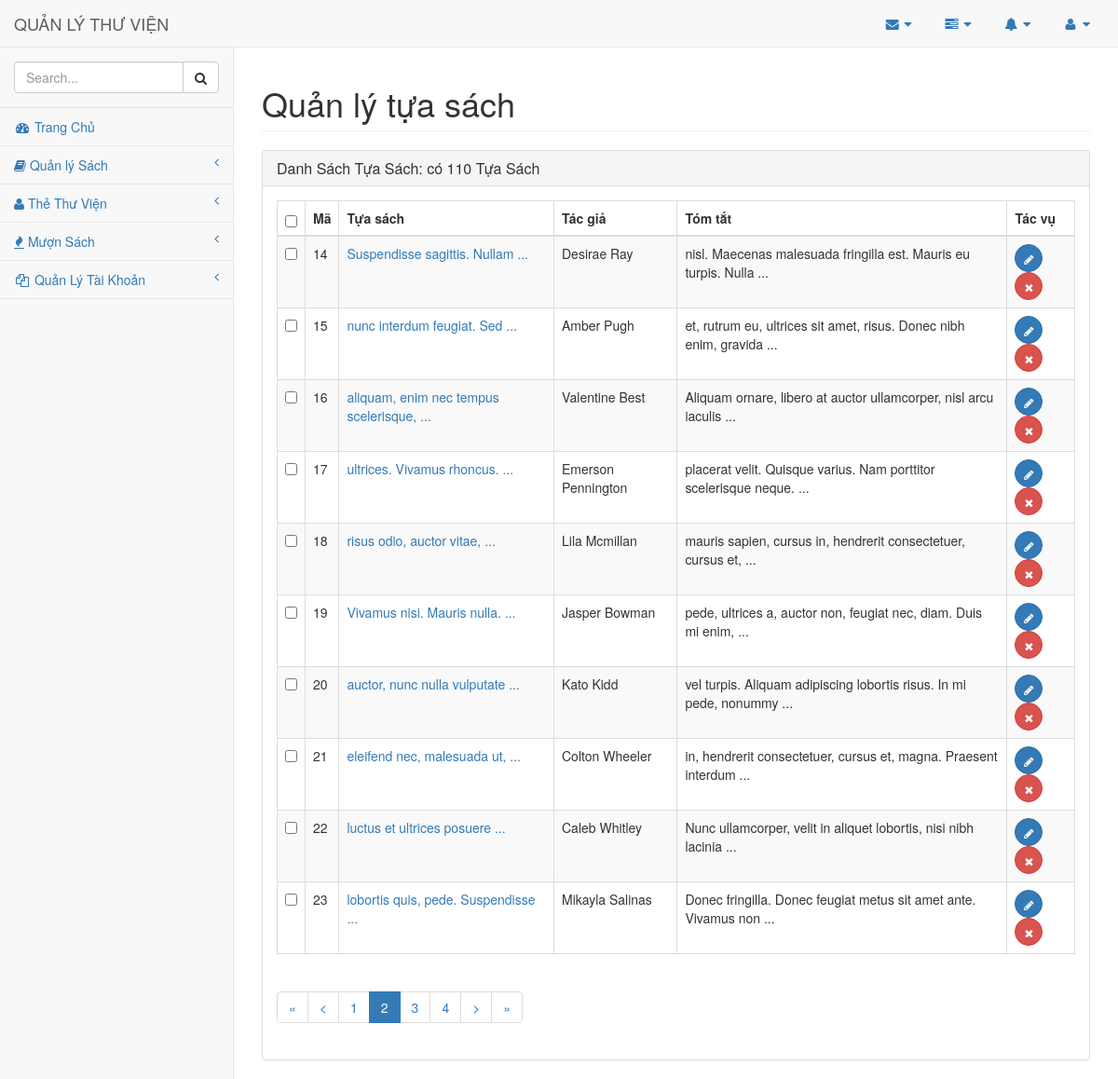
/index.php?act=tuasach_list&&page=2 (signed in), run on the app's committed database.
### tables this page shows
CREATE TABLE `tuasach` (
  `ma_tuasach` int(11) NOT NULL,
  `tuasach` varchar(255) NOT NULL,
  `tacgia` varchar(255) NOT NULL,
  `tomtat` text NOT NULL
);

### index.php (called while the page is built, shortened)
<?php
	require_once("View/header.php");
	$view = isset($_GET['act']) ? $_GET['act']:'dausach_list';
	$module = 'module/'.$view.'.php';
	require($module);
	require_once("view/footer.php");
	?>

### inc/class_tua_sach.php (called while the page is built, shortened)
<?php
Class TuaSach{
	public static function list_tua_sach($select_all = 0, $posts_per_age = 10, $current_page = 1) {
		global $conn;
		$offset = $posts_per_age * ($current_page - 1);
		$sql = "SELECT * FROM tuasach ";
		if( !$select_all ){
			$sql .=" LIMIT {$posts_per_age} OFFSET {$offset}";
		}
		$result = $conn->query($sql);
		if ( $result && $result->num_rows > 0) {
			return $result;
		}
		return 0;
	}
}

### module/tuasach_list.php (the view, shortened to what this page needs)
<?php
$total = TuaSach::list_tua_sach($select_all = 1);
if( !empty($total) ){
	$url = '?act=tuasach_list&';
	$total_record = $total->num_rows;
    $current_page = isset($_GET['page']) ? $_GET['page'] : 1;
    $posts_per_page = 10;
    $max_page = ceil($total_record/$posts_per_page);
	$result = TuaSach::list_tua_sach($select_all = 0, $posts_per_page, $current_page );
	?>
<div id="page-wrapper">
    <div class="row">
        <div class="col-lg-12">
            <h1 class="page-header">Quản lý tựa sách</h1>
        </div>
    </div>
    <div class="row">
        <div class="col-lg-12">
            <div class="panel panel-default">
                <div class="panel-heading">
                    <h3 class="panel-title">Danh Sách Tựa Sách: có <?php echo $total_record;?> Tựa Sách</h3>
                </div>
                <div class="panel-body">
					<table class="table table-striped table-bordered table-hover">
						<thead>
						<tr>
							<th><input class ='checkbox selectall' type='checkbox' name=''></th>
							<th> Mã</th>
							<th> Tựa sách </th>
							<th> Tác giả </th>
							<th> Tóm tắt </th>
							<th> Tác vụ </th>
						</tr>
						</thead>
						<tbody>
					<?php
					while( $row = $result->fetch_assoc() ) {
				        $ma_tuasach = $row['ma_tuasach'];
				        ?>
						<tr>
				        	<td><input class ='checkbox' type='checkbox' name='remove[]'>
				        	<td><?php echo $ma_tuasach; ?></td>
				        	<td>
				        		<a href= '?act=tuasach_frm_add&id=<?php echo $ma_tuasach;?>'>
				        			<?php echo limit_string($row["tuasach"],25); ?>
				        		</a>
				        	</td>
				        	<td><?php echo $row["tacgia"]; ?></td>
				        	<td><?php echo limit_string($row["tomtat"],60); ?></td>
				        	<td>
				        		<a  class="btn btn-primary btn-circle"  href="?act=tuasach_frm_add&id=<?php echo $ma_tuasach; ?>">
				        			<i class="fa fa-pencil"></i></a>
				        		<a class="btn btn-danger btn-circle" href="<?php echo "{$url}page={$current_page}&del={$ma_tuasach}"; ?>"
				        			onclick="return remove_tua_sach()"><i class="fa fa-times"></i></a>
				        	</tr>
				        <?php
				    }
				    ?>
				    	</tbody>
				    </table>
					<?php
				    echo paginate( $posts_per_page, $current_page, $total_record,  $max_page, $url );
				}
				?>
                </div>
            </div>
        </div>
    </div>
</div>

### data on the page
tuasach: ma_tuasach "14", tuasach "Suspendisse sagittis. Nullam ...", tacgia "Desirae Ray", tomtat "nisl. Maecenas malesuada fringilla est. Mauris eu turpis. Nulla ..."
tuasach: ma_tuasach "15", tuasach "nunc interdum feugiat. Sed ...", tacgia "Amber Pugh", tomtat "et, rutrum eu, ultrices sit amet, risus. Donec nibh enim, gravida ..."
tuasach: ma_tuasach "16", tuasach "aliquam, enim nec tempus scelerisque, ...", tacgia "Valentine Best", tomtat "Aliquam ornare, libero at auctor ullamcorper, nisl arcu iaculis ..."
tuasach: ma_tuasach "17", tuasach "ultrices. Vivamus rhoncus. ...", tacgia "Emerson Pennington", tomtat "placerat velit. Quisque varius. Nam porttitor scelerisque neque. ..."
tuasach: ma_tuasach "18", tuasach "risus odio, auctor vitae, ...", tacgia "Lila Mcmillan", tomtat "mauris sapien, cursus in, hendrerit consectetuer, cursus et, ..."
tuasach: ma_tuasach "19", tuasach "Vivamus nisi. Mauris nulla. ...", tacgia "Jasper Bowman", tomtat "pede, ultrices a, auctor non, feugiat nec, diam. Duis mi enim, ..."
tuasach: ma_tuasach "20", tuasach "auctor, nunc nulla vulputate ...", tacgia "Kato Kidd", tomtat "vel turpis. Aliquam adipiscing lobortis risus. In mi pede, nonummy ..."
tuasach: ma_tuasach "21", tuasach "eleifend nec, malesuada ut, ...", tacgia "Colton Wheeler", tomtat "in, hendrerit consectetuer, cursus et, magna. Praesent interdum ..."
tuasach: ma_tuasach "22", tuasach "luctus et ultrices posuere ...", tacgia "Caleb Whitley", tomtat "Nunc ullamcorper, velit in aliquet lobortis, nisi nibh lacinia ..."
tuasach: ma_tuasach "23", tuasach "lobortis quis, pede. Suspendisse ...", tacgia "Mikayla Salinas", tomtat "Donec fringilla. Donec feugiat metus sit amet ante. Vivamus non ..."

### other printed values
$total_record "110"
$current_page "2"
